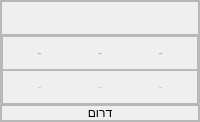
                    <widget class="QFrame" name="f_dig_so">
                     <property name="sizePolicy">
                      <sizepolicy hsizetype="Expanding" vsizetype="Expanding">
                       <horstretch>0</horstretch>
                       <verstretch>0</verstretch>
                      </sizepolicy>
                     </property>
                     <property name="styleSheet">
                      <string notr="true">QFrame#f_dig_so{

border-bottom-left-radius: 20px;
  border-bottom-right-radius: 20px;
}
</string>
                     </property>
                     <property name="frameShape">
                      <enum>QFrame::StyledPanel</enum>
                     </property>
                     <property name="frameShadow">
                      <enum>QFrame::Raised</enum>
                     </property>
                     <layout class="QVBoxLayout" name="verticalLayout_30">
                      <property name="spacing">
                       <number>0</number>
                      </property>
                      <property name="leftMargin">
                       <number>0</number>
                      </property>
                      <property name="topMargin">
                       <number>0</number>
                      </property>
                      <property name="rightMargin">
                       <number>0</number>
                      </property>
                      <property name="bottomMargin">
                       <number>0</number>
                      </property>
                      <item>
                       <widget class="QFrame" name="f_dig_so_arrows">
                        <property name="frameShape">
                         <enum>QFrame::StyledPanel</enum>
                        </property>
                        <property name="frameShadow">
                         <enum>QFrame::Raised</enum>
                        </property>
                        <layout class="QHBoxLayout" name="horizontalLayout_40">
                         <item>
                          <widget class="QLabel" name="dig_so_arrows">
                           <property name="sizePolicy">
                            <sizepolicy hsizetype="Expanding" vsizetype="Minimum">
                             <horstretch>0</horstretch>
                             <verstretch>0</verstretch>
                            </sizepolicy>
                           </property>
                           <property name="text">
                            <string/>
                           </property>
                           <property name="scaledContents">
                            <bool>true</bool>
                           </property>
                           <property name="alignment">
                            <set>Qt::AlignCenter</set>
                           </property>
                          </widget>
                         </item>
                        </layout>
                       </widget>
                      </item>
                      <item>
                       <widget class="QFrame" name="f_dig_so_vol">
                        <property name="sizePolicy">
                         <sizepolicy hsizetype="Minimum" vsizetype="Minimum">
                          <horstretch>0</horstretch>
                          <verstretch>0</verstretch>
                         </sizepolicy>
                        </property>
                        <property name="frameShape">
                         <enum>QFrame::StyledPanel</enum>
                        </property>
                        <property name="frameShadow">
                         <enum>QFrame::Raised</enum>
                        </property>
                        <layout class="QVBoxLayout" name="verticalLayout_29">
                         <property name="spacing">
                          <number>0</number>
                         </property>
                         <property name="leftMargin">
                          <number>0</number>
                         </property>
                         <property name="topMargin">
                          <number>0</number>
                         </property>
                         <property name="rightMargin">
                          <number>0</number>
                         </property>
                         <property name="bottomMargin">
                          <number>0</number>
                         </property>
                         <item>
                          <widget class="QFrame" name="f_dig_so_vol_mor">
                           <property name="sizePolicy">
                            <sizepolicy hsizetype="Expanding" vsizetype="Expanding">
                             <horstretch>0</horstretch>
                             <verstretch>0</verstretch>
                            </sizepolicy>
                           </property>
                           <property name="styleSheet">
                            <string notr="true">QLabel{
	font: 10pt &quot;Rubik&quot;;
	color: rgb(232, 166, 66);

}</string>
                           </property>
                           <property name="frameShape">
                            <enum>QFrame::StyledPanel</enum>
                           </property>
                           <property name="frameShadow">
                            <enum>QFrame::Raised</enum>
                           </property>
                           <layout class="QHBoxLayout" name="horizontalLayout_34">
                            <item>
                             <widget class="QLabel" name="dig_so_vol_mor_r">
                              <property name="text">
                               <string>-</string>
                              </property>
                              <property name="alignment">
                               <set>Qt::AlignCenter</set>
                              </property>
                             </widget>
                            </item>
                            <item>
                             <widget class="QLabel" name="dig_so_vol_mor_t">
                              <property name="text">
                               <string>-</string>
                              </property>
                              <property name="alignment">
                               <set>Qt::AlignCenter</set>
                              </property>
                             </widget>
                            </item>
                            <item>
                             <widget class="QLabel" name="dig_so_vol_mor_l">
                              <property name="text">
                               <string>-</string>
                              </property>
                              <property name="alignment">
                               <set>Qt::AlignCenter</set>
                              </property>
                             </widget>
                            </item>
                           </layout>
                          </widget>
                         </item>
                         <item>
                          <widget class="QFrame" name="f_dig_so_vol_eve">
                           <property name="sizePolicy">
                            <sizepolicy hsizetype="Expanding" vsizetype="Expanding">
                             <horstretch>0</horstretch>
                             <verstretch>0</verstretch>
                            </sizepolicy>
                           </property>
                           <property name="styleSheet">
                            <string notr="true">QLabel{
	font: 10pt &quot;Rubik&quot;;
	color: rgb(183, 207, 232);

}</string>
                           </property>
                           <property name="frameShape">
                            <enum>QFrame::StyledPanel</enum>
                           </property>
                           <property name="frameShadow">
                            <enum>QFrame::Raised</enum>
                           </property>
                           <layout class="QHBoxLayout" name="horizontalLayout_33">
                            <item>
                             <widget class="QLabel" name="dig_so_vol_eve_r">
                              <property name="text">
                               <string>-</string>
                              </property>
                              <property name="alignment">
                               <set>Qt::AlignCenter</set>
                              </property>
                             </widget>
                            </item>
                            <item>
                             <widget class="QLabel" name="dig_so_vol_eve_t">
                              <property name="text">
                               <string>-</string>
                              </property>
                              <property name="alignment">
                               <set>Qt::AlignCenter</set>
                              </property>
                             </widget>
                            </item>
                            <item>
                             <widget class="QLabel" name="dig_so_vol_eve_l">
                              <property name="text">
                               <string>-</string>
                              </property>
                              <property name="alignment">
                               <set>Qt::AlignCenter</set>
                              </property>
                             </widget>
                            </item>
                           </layout>
                          </widget>
                         </item>
                        </layout>
                       </widget>
                      </item>
                      <item>
                       <widget class="QFrame" name="f_dig_so_name">
                        <property name="frameShape">
                         <enum>QFrame::StyledPanel</enum>
                        </property>
                        <property name="frameShadow">
                         <enum>QFrame::Raised</enum>
                        </property>
                        <layout class="QVBoxLayout" name="verticalLayout_33">
                         <property name="spacing">
                          <number>0</number>
                         </property>
                         <property name="leftMargin">
                          <number>0</number>
                         </property>
                         <property name="topMargin">
                          <number>0</number>
                         </property>
                         <property name="rightMargin">
                          <number>0</number>
                         </property>
                         <property name="bottomMargin">
                          <number>0</number>
                         </property>
                         <item alignment="Qt::AlignBottom">
                          <widget class="QLabel" name="dig_so_name">
                           <property name="sizePolicy">
                            <sizepolicy hsizetype="Preferred" vsizetype="Minimum">
                             <horstretch>0</horstretch>
                             <verstretch>0</verstretch>
                            </sizepolicy>
                           </property>
                           <property name="text">
                            <string>דרום</string>
                           </property>
                           <property name="alignment">
                            <set>Qt::AlignCenter</set>
                           </property>
                          </widget>
                         </item>
                        </layout>
                       </widget>
                      </item>
                     </layout>
                    </widget>
